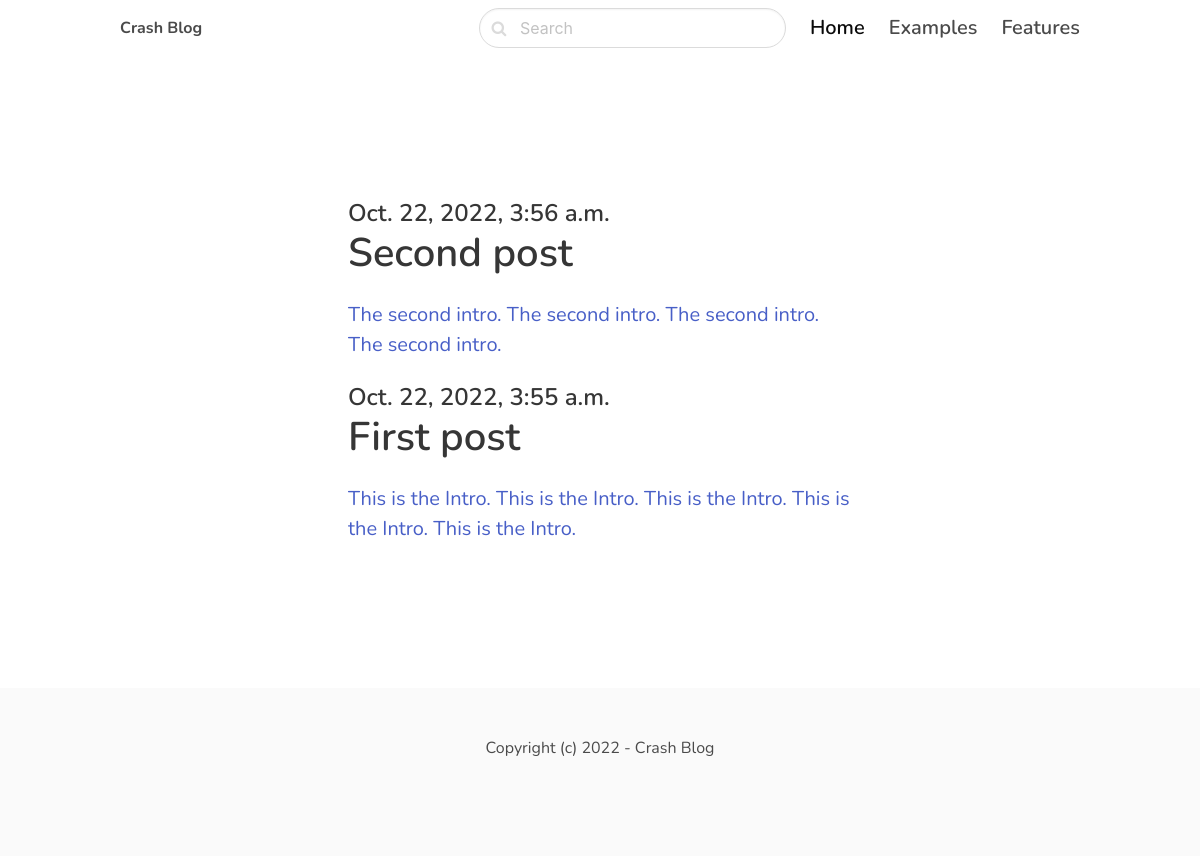
The page / on the database its author committed.
### blog/models.py (models this page shows)
class Post(models.Model):
    title = models.CharField(max_length=255)
    slug = models.SlugField()
    intro = models.TextField()
    body = models.TextField()
    created_at = models.DateTimeField(auto_now_add=True)
    class Meta:
        ordering = ('-created_at',)

### core/views.py (the view)
# urls.py: path('', views.frontpage, name='frontpage'),
def frontpage(request):
    posts = Post.objects.all()
    return render(request, 'core/frontpage.html', {'posts':posts})

### templates/core/frontpage.html (shortened to what this page needs)
{% extends 'core/base.html' %}
{% block content %}
    <section class="hero">
        <div class="hero-body">
            <div class="container">
                <section class="section">
                    <div class="columns">
                        <div class="column is-8 is-offset-2">
                            {% for post in posts %}
                                <div class="content is-medium">
                                    <a href="{% url 'blog:post_detail' post.slug %}">
                                        <h2 class="subtitle is-4">{{post.created_at}}</h2>
                                        <h1 class="title">{{post.title}}</h1>
                                        <p>{{post.intro}}</p>
                                    </a>
                                </div>
                            {% endfor %}
                        </div>
                    </div>
                </section>
            </div>
        </div>
    </section>
{% endblock content %}

### templates/core/base.html (shortened to what this page needs)
<!DOCTYPE html>
<html lang="en">
<head>
    <link rel="stylesheet" href="https://unpkg.com/bulma@0.9.2/css/bulma.min.css" />
    <link href="https://stackpath.bootstrapcdn.com/font-awesome/4.7.0/css/font-awesome.min.css" rel="stylesheet"
>
</head>
<body>
      <nav class="navbar">
        <div class="container">
          <div class="navbar-brand">
            <a class="navbar-item" href="/">
              <strong>Crash Blog</strong>
            </a>
          </div>
          <div id="navbarMenu" class="navbar-menu">
            <div class="navbar-end">
              <div class=" navbar-item">
                <div class="control has-icons-left">
                  <input class="input is-rounded" type="text" placeholder="Search">
                  <span class="icon is-left">
                  </span>
                </div>
              </div>
              <a class="navbar-item is-active is-size-5 has-text-weight-semibold">
                Home
              </a>
              <a class="navbar-item is-size-5 has-text-weight-semibold">
                Examples
              </a>
              <a class="navbar-item is-size-5 has-text-weight-semibold">
                Features
              </a>
            </div>
          </div>
        </div>
      </nav>
        <div class="section">
            <div class="container">
            {% block content %}
            {% endblock content %}
            </div>
        </div>
        <footer class="footer">
            <div class="content has-text-centered">
              <p>
                Copyright (c) 2022 - Crash Blog
              </p>
            </div>
          </footer>
</body>
</html>

### templates/core/base.html (style rules this page uses)
body { font-family: 'Nunito', sans-serif; }
nav.navbar { height: 6rem !important; box-shadow: 0 1px 3px 0 rgba(0, 0, 0, .1), 0 1px 2px 0 rgba(0, 0, 0, .06) !important; }

### rows shown on the page
Post: created_at "Oct. 22, 2022, 3:56 a.m.", title "Second post", intro "The second intro. The second intro. The second intro. The second intro."
Post: created_at "Oct. 22, 2022, 3:55 a.m.", title "First post", intro "This is the Intro. This is the Intro. This is the Intro. This is the Intro. This is the Intro."
